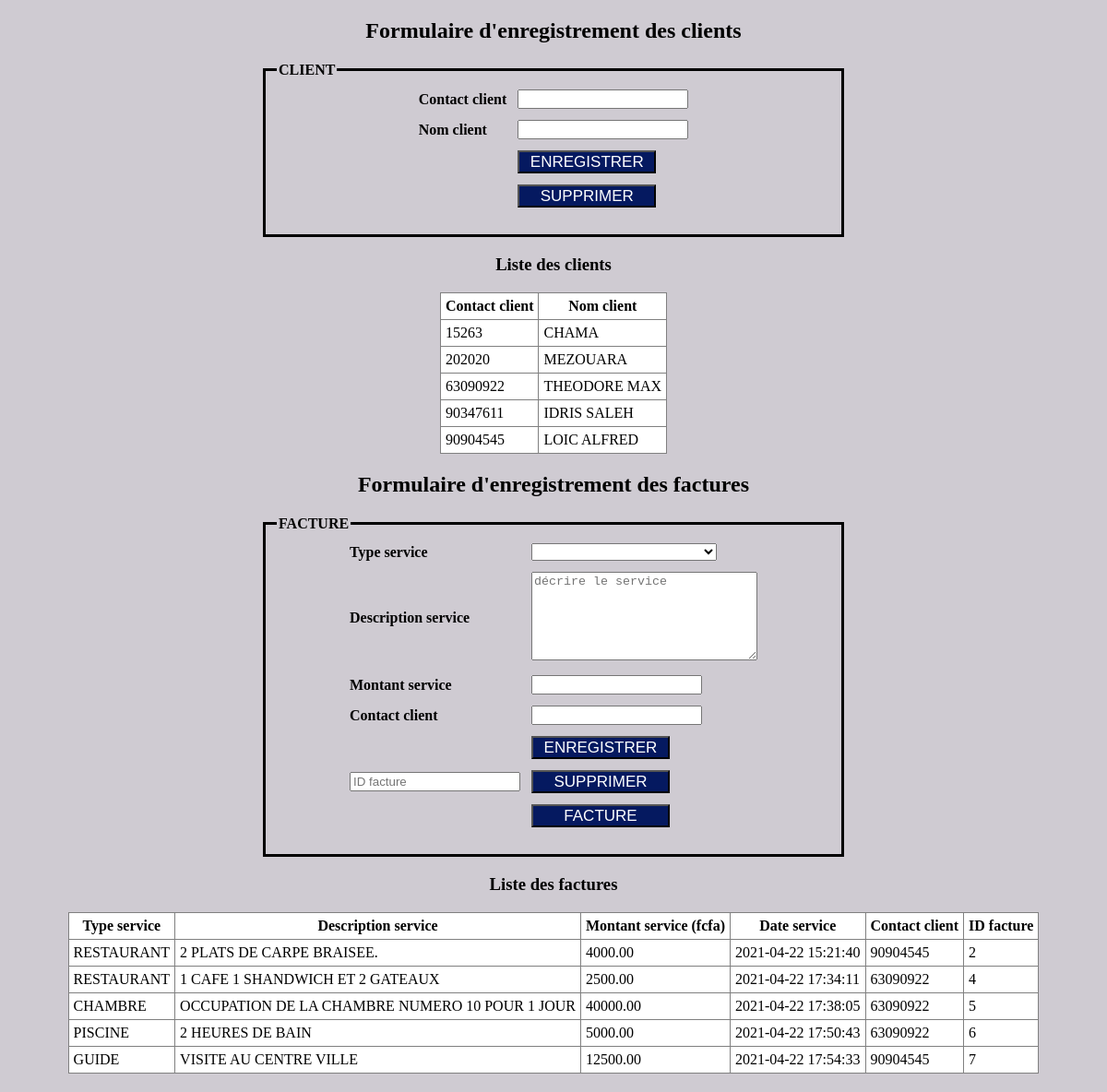
Page /facture/index.php on the committed database.
### tables this page shows
CREATE TABLE `tb_client` (
  `contact_client` varchar(80) NOT NULL,
  `nom_client` varchar(120) NOT NULL
);

CREATE TABLE `tb_service` (
  `id_service` int(11) NOT NULL,
  `type_service` varchar(50) NOT NULL,
  `description_srv` text NOT NULL,
  `montant_srv` decimal(9,2) NOT NULL,
  `date_srv` datetime NOT NULL,
  `client_num` varchar(80) NOT NULL
);

### facture/index.php (the view, shortened to what this page needs)
<?php
$servername = "localhost";
$username = "root";
$password = "";
$dbname = "agence_voyage";
$conn = mysqli_connect($servername, $username, $password, $dbname);
?>
<?php
$type=@$_POST["type"];
$mess1='';
$mess2='';
?>
<!DOCTYPE html>
<html>
<head>
	<link rel="stylesheet" type="text/css" href="style.css">
</head>
<body>
	<div align="center">
	<h2>Formulaire d'enregistrement des clients</h2>
	<form action="" method="POST">
	<fieldset >
      <legend ><b>CLIENT</b></legend>
      <table>
      <tr><td><b>Contact client</b></td><td><input type="text" name="contact" value=""></td></tr>
      <tr><td><b>Nom client</b></td><td><input type="text" name="nom" value=""></td></tr>
      <tr><td></td><td><input type="submit" name="benrg1" value="ENREGISTRER" class="bouton"></td></tr>
       <tr><td></td><td><input type="submit" name="bsupp" value="SUPPRIMER" class="bouton"></td></tr>
     <tr><td></td><td><?php print $mess1;?></td></tr>
       </table>
      </fieldset >
	</form>
	<?php
print"<h3>Liste des clients</h3>";
	$rq1=mysqli_query($conn,"select * from tb_client ");
	print'<table border="1" class="tab"><tr><th>Contact client</th><th>Nom client</th></tr>';
	while($rst=mysqli_fetch_assoc($rq1)){
	         print"<tr>";
	         echo"<td>".$rst['contact_client']."</td>";
	         echo"<td>".$rst['nom_client']."</td>";
	         print"</tr>";
	}
	print'</table>';
?>
<h2>Formulaire d'enregistrement des factures</h2>
	<form action="" method="POST">
	<fieldset >
      <legend ><b>FACTURE</b></legend>
      <table>
      <tr><td><b>Type service</b></td><td><select name="type" id="type">
	<option  value="<?php echo $type; ?>"><?php echo $type; ?></option>
	      <option  value="CHAMBRE">CHAMBRE</option>
     </select></td></tr>
      <tr><td><b>Description service</b></td><td><textarea name="description" rows="6" cols="28" placeholder="décrire le service "></textarea></td></tr>
      <tr><td><b>Montant service</b></td><td><input type="number" min="0" name="montant" value=""></td></tr>
     <tr><td><b>Contact client</b></td><td><input type="text" min="0" name="contact2" value=""></td></tr>
      <tr><td></td><td><input type="submit" name="benrg2" value="ENREGISTRER" class="bouton"></td></tr>
       <tr><td><input type="number" min="1" name="id" value="" placeholder="ID facture"></td><td><input type="submit" name="bsupp2" value="SUPPRIMER" class="bouton"></td></tr>
     <tr><td></td><td><input type="submit" name="bfact" value="FACTURE" class="bouton"></td></tr>
     <tr><td></td><td><?php print $mess2;?></td></tr>
       </table>
      </fieldset >
	</form>
		<?php
print"<h3>Liste des factures</h3>";
	$rq2=mysqli_query($conn,"select * from tb_service ");
	print'<table border="1" class="tab"><tr><th>Type service</th><th>Description service</th><th>Montant service (fcfa)</th><th>Date service</th><th>Contact client</th><th>ID facture</th></tr>';
	while($rst2=mysqli_fetch_assoc($rq2)){
	         print"<tr>";
	         echo"<td>".$rst2['type_service']."</td>";
	         echo"<td>".$rst2['description_srv']."</td>";
	         echo"<td>".$rst2['montant_srv']."</td>";
	         echo"<td>".$rst2['date_srv']."</td>";
	         echo"<td>".$rst2['client_num']."</td>";
	         echo"<td>".$rst2['id_service']."</td>";
	         print"</tr>";
	}
	print'</table>';
?>
	</div>
</body>
</html>

### facture/style.css (style rules this page uses)
body { margin:0px; padding: 0px; background-color: #cfcbd2; }
.tab { background-color: white; border-collapse: collapse; margin-bottom: 20px; }
.tab th,td { padding: 5px; }
.bouton { width: 150px; height: 25px; font-size: 17px; background-color: #051960; color: white; }
fieldset { width: 50%; border:3px solid black; }

### rows in the picture
tb_client: contact_client "15263", nom_client "CHAMA"
tb_client: contact_client "202020", nom_client "MEZOUARA"
tb_client: contact_client "63090922", nom_client "THEODORE MAX"
tb_client: contact_client "90347611", nom_client "IDRIS SALEH"
tb_client: contact_client "90904545", nom_client "LOIC ALFRED"
tb_service: type_service "RESTAURANT", description_srv "2 PLATS DE CARPE BRAISEE.", montant_srv "4000.00", date_srv "2021-04-22 15:21:40", client_num "90904545", id_service "2"
tb_service: type_service "RESTAURANT", description_srv "1 CAFE 1 SHANDWICH ET 2 GATEAUX", montant_srv "2500.00", date_srv "2021-04-22 17:34:11", client_num "63090922", id_service "4"
tb_service: type_service "CHAMBRE", description_srv "OCCUPATION DE LA CHAMBRE NUMERO 10 POUR 1 JOUR", montant_srv "40000.00", date_srv "2021-04-22 17:38:05", client_num "63090922", id_service "5"
tb_service: type_service "PISCINE", description_srv "2 HEURES DE BAIN", montant_srv "5000.00", date_srv "2021-04-22 17:50:43", client_num "63090922", id_service "6"
tb_service: type_service "GUIDE", description_srv "VISITE AU CENTRE VILLE", montant_srv "12500.00", date_srv "2021-04-22 17:54:33", client_num "90904545", id_service "7"
